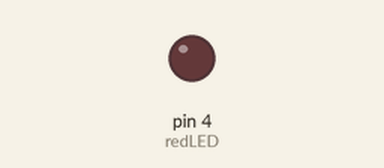
Simulated run of this sketch. Board: Arduino Uno, built with avr-gcc and run on an emulated ATmega328P. Parts: output pins drawn as LEDs (lit = HIGH).

Above: at 1.9 s.
At 5.37 s:
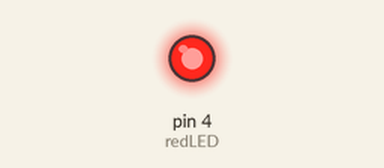
Timing chart, 0 to 5.8 s (numbered marks = the images above):
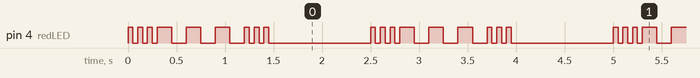

Measured:
- by itself, pin 4 (redLED): repeats every 2.5 s: 2 × (LOW 0.05 s, HIGH 0.05 s), LOW 0.05 s, 3 × (HIGH 0.15 s, LOW 0.15 s), 2 × (HIGH 0.05 s, LOW 0.05 s), HIGH 0.05 s, LOW 1.1 s, HIGH 0.05 s

The sketch:

variables.ino
```cpp
int redLED=4;
float pi=3.14;
int dit=50;
int dah=150;
int longW=1000;
String  myName="chaitanya chaurasia";


 void setup() {
  // put your setup code here, to run once:
  pinMode(redLED,OUTPUT);
}

void loop() {
  // put your main code here, to run repeatedly:
  digitalWrite( redLED,HIGH);
  delay(dit);
  digitalWrite(redLED,LOW);
  delay(dit);
  digitalWrite(redLED,HIGH);
  delay(dit);
  digitalWrite(redLED,LOW);
  delay(dit);
  digitalWrite(redLED,HIGH);
  delay(dit);
  digitalWrite(redLED,LOW);
  delay(dit);

  digitalWrite(redLED,HIGH);
  delay(dah);
  digitalWrite(redLED,LOW);
  delay(dah);
  digitalWrite(redLED,HIGH);
  delay(dah);
  digitalWrite(redLED,LOW);
  delay(dah);
  digitalWrite(redLED,HIGH);
  delay(dah);
  digitalWrite(redLED,LOW);
  delay(dah);

  digitalWrite(redLED,HIGH);
  delay(dit);
  digitalWrite(redLED,LOW);
  delay(dit);
  digitalWrite(redLED,HIGH);
  delay(dit);
  digitalWrite(redLED,LOW);
  delay(dit);
  digitalWrite(redLED,HIGH);
  delay(dit);
  digitalWrite(redLED,LOW);
  delay(dit);

  delay(longW);
}
```
